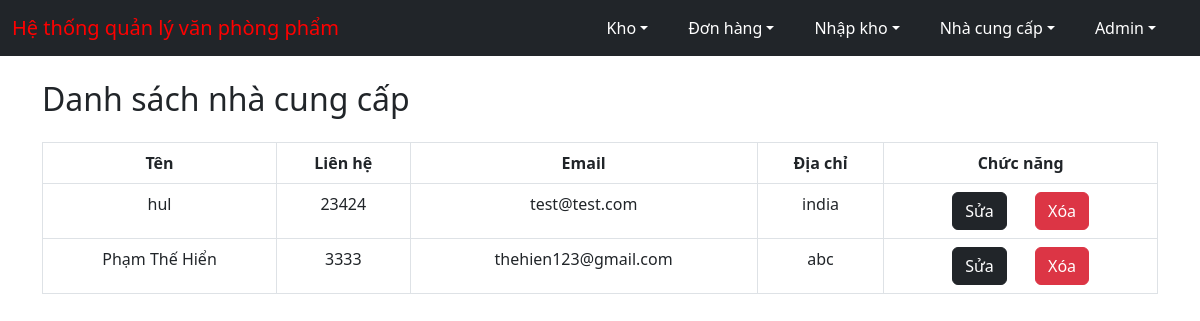
Page /supplier/suppliers-list/ (signed in) on the committed database.
### supplier/models.py (models this page shows, shortened)
class SupplierModel(models.Model):
    name = models.CharField(max_length=100)
    contact = models.IntegerField()
    email = models.EmailField()
    address = models.TextField()

### supplier/views.py (the view)
# urls.py: path('suppliers-list/', views.suppliers_list, name='suppliers-list'),
@login_required
def suppliers_list(request):
    suppliers = SupplierModel.objects.all()
    return render(request, 'supplier/suppliers_list.html', {
        'suppliers': suppliers
    })

### supplier/templates/supplier/suppliers_list.html (shortened to what this page needs)
{% extends 'base.html' %}
{% block content %}
    <div class='container'>
        <h2 class='mt-4'>Danh sách nhà cung cấp</h2>
        <table class="table mt-4 table-bordered text-center">
            <thead>
              <tr>
                <th scope="col">Tên</th>
                <th scope="col">Liên hệ</th>
                <th scope="col">Email</th>
                <th scope="col">Địa chỉ</th>
                <th scope="col">Chức năng</th>
              </tr>
            </thead>
            <tbody>
                {% for supplier in suppliers %}
                    <tr>
                        <td>{{ supplier.name }}</td>
                        <td>{{ supplier.contact }}</td>
                        <td>{{ supplier.email }}</td>
                        <td>{{ supplier.address }}</td>
                        <td><a class='btn btn-dark me-4' href={% url 'edit-supplier' supplier.name %}>Sửa</a>
                            <a class='btn btn-danger' href={% url 'delete-supplier' supplier.name %}>Xóa</a></td>
                    </tr>
                {% endfor %}
            </tbody>
          </table>
    </div>
{% endblock %}

### templates/base.html (shortened to what this page needs)
<!DOCTYPE html>
<html lang="en">
<head>
    <link href="https://cdn.jsdelivr.net/npm/bootstrap@5.2.0-beta1/dist/css/bootstrap.min.css" rel="stylesheet">
</head>
<body style="background-image: url('/static/images/background2.jpg'); background-repeat: no-repeat; background-size: cover;">
    <nav class="navbar navbar-expand-lg navbar-dark bg-dark">
        <div class="container-fluid">
            {% if not user.is_authenticated %}
                <a class="navbar-brand" href="{% url 'sign-in' %}">
                    Hệ thống quản lý văn phòng phẩm
                </a>
            {% else %}
                <a style ="color : red" class="navbar-brand" href="{% url 'index' %}">
                    Hệ thống quản lý văn phòng phẩm
                </a>
            {% endif %}
            <ul class="nav justify-content-end ">
                {% if not user.is_authenticated %}
                    <li class="nav-item">
                        <a class="nav-link text-white" href="{% url 'sign-up' %}">Đăng ký</a>
                    </li>
                 {% else %}
                    <div class="collapse navbar-collapse" id="navbarNavDarkDropdown">
                        <ul class="navbar-nav">
                            <li class="nav-item dropdown me-4">
                                <a class="nav-link text-white dropdown-toggle" href="{% url 'index' %} id="navbarDarkDropdownMenuLink" role="button" data-bs-toggle="dropdown" aria-expanded="false"">Kho</a>
                            </li>
                            <li class="nav-item dropdown me-4">
                                <a class="nav-link text-white dropdown-toggle" href="{% url 'index' %} id="navbarDarkDropdownMenuLink" role="button" data-bs-toggle="dropdown" aria-expanded="false"">Đơn hàng</a>
                            </li>
                            <li class="nav-item dropdown me-4">
                                <a class="nav-link text-white dropdown-toggle" href="#" id="navbarDarkDropdownMenuLink" role="button" data-bs-toggle="dropdown" aria-expanded="false">Nhập kho</a>
                            </li>
                            <li class="nav-item dropdown me-4">
                                <a class="nav-link text-white dropdown-toggle" href="#" id="navbarDarkDropdownMenuLink" role="button" data-bs-toggle="dropdown" aria-expanded="false">Nhà cung cấp</a>
                            </li>
                            <li class="nav-item dropdown me-4">
                                <a class="nav-link text-white dropdown-toggle" href="#" id="navbarDarkDropdownMenuLink" role="button" data-bs-toggle="dropdown" aria-expanded="false">{{user.username|capfirst}}</a>
                            </li>
                        </ul>
                    </div>
                {% endif %}
            </ul>
        </div>
    </nav>
    {% block content %}
    {% endblock %}
</body>
</html>

### rows in the picture
SupplierModel: name "hul", contact "23424", email "test@test.com", address "india"
SupplierModel: name "Phạm Thế Hiển", contact "3333", email "thehien123@gmail.com", address "abc"

### other values in the picture
{{ user.username|capfirst }} "Admin"
